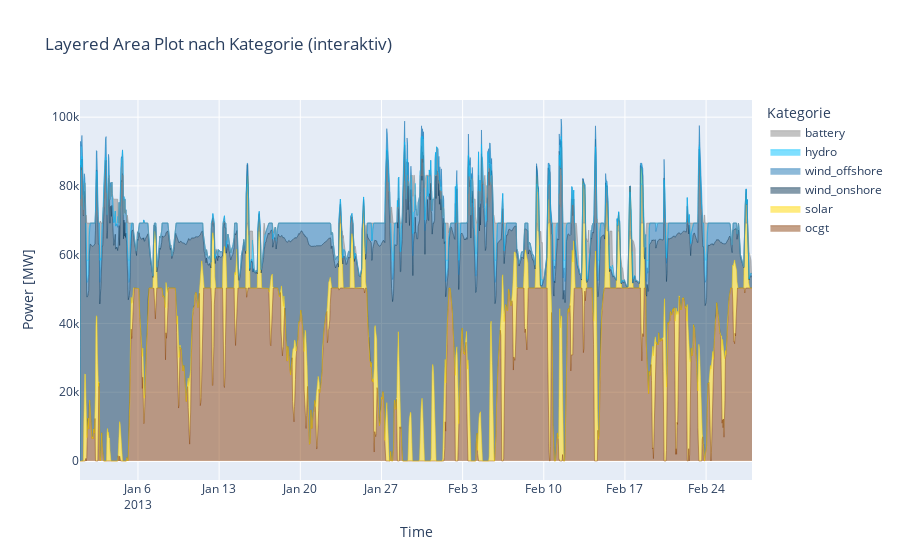

The cell this chart's notebook holds for it:
### Markdown cell above
# 2. YEARLY Dispatch

# 2.1. Chronological stacked area plot

### Code cell
query = f"SELECT * FROM unit_dispatch where simulation = '{scenario}_{study_case}'"
dispatch_df = pd.read_sql(query, db)
dispatch_df = dispatch_df.drop_duplicates(subset=["time", "unit"], keep="first")

dispatch_df = dispatch_df.sort_values("time")

# Plot daily merit order curves (one line per day) with cumulative power on the x-axis

dispatch_df["time"] = pd.to_datetime(dispatch_df["time"])
dispatch_df["date"] = dispatch_df["time"].dt.date

# Füge eine Spalte mit der Oberkategorie hinzu
dispatch_df["category"] = dispatch_df["unit"].map(unit_mapping)

# Summiere die Leistung pro Kategorie und Zeit
category_power = (
    dispatch_df.groupby(["time", "category"])["power"].sum().unstack(fill_value=0)
)

# Definiere ein Farbschema passend zu den Kategorien
category_colors = {
    "wind_onshore": "#0b3757",  # Dunkelblau
    "wind_offshore": "#1f77b4",  # Blau
    "solar": "#ffd700",  # Gelb
    "battery": "#888888",  # Grau
    "hydro": "#00bfff",  # Hellblau
    "ocgt": "#8B4513",  # Braun
    # Füge weitere Kategorien und Farben nach Bedarf hinzu
}

# Entferne demand
category_power_no_demand = category_power.drop(columns="demand", errors="ignore")

# Stelle sicher, dass die Farben zur Reihenfolge der Spalten passen
colors = [
    category_colors.get(cat, "#cccccc") for cat in category_power_no_demand.columns
]


# Reihenfolge von unten nach oben (die letzte Kategorie liegt ganz oben)
layer_order = ["ocgt", "solar", "wind_onshore", "wind_offshore", "hydro", "battery"]
bottom = np.zeros(len(category_power_no_demand))


fig = go.Figure()

bottom = np.zeros(len(category_power_no_demand))
for cat in layer_order:
    if cat in category_power_no_demand.columns:
        fig.add_trace(
            go.Scatter(
                x=category_power_no_demand.index,
                y=bottom + category_power_no_demand[cat],
                mode="lines",
                line=dict(width=0.5, color=category_colors.get(cat, "#cccccc")),
                fill="tonexty",
                name=cat,
            )
        )
        bottom += category_power_no_demand[cat].values

fig.update_layout(
    title="Layered Area Plot nach Kategorie (interaktiv)",
    xaxis_title="Time",
    yaxis_title="Power [MW]",
    legend_title="Kategorie",
    hovermode="x unified",
)
fig.show()

### Figure 1 — Plotly figure (JSON) as saved in the notebook; plotly's stock layout.template omitted (floating-point values rounded to 4 significant figures; data arrays with more than 128 entries replaced by an {"elided": "..."} marker saying what was removed)
{"data": [{"fill": "tonexty", "line": {"color": "#8B4513", "width": 0.5}, "mode": "lines", "name": "ocgt", "type": "scatter", "x": {"elided": "1392 str values"}, "y": {"elided": "1392 float values"}}, {"fill": "tonexty", "line": {"color": "#ffd700", "width": 0.5}, "mode": "lines", "name": "solar", "type": "scatter", "x": {"elided": "1392 str values"}, "y": {"elided": "1392 float values"}}, {"fill": "tonexty", "line": {"color": "#0b3757", "width": 0.5}, "mode": "lines", "name": "wind_onshore", "type": "scatter", "x": {"elided": "1392 str values"}, "y": {"elided": "1392 float values"}}, {"fill": "tonexty", "line": {"color": "#1f77b4", "width": 0.5}, "mode": "lines", "name": "wind_offshore", "type": "scatter", "x": {"elided": "1392 str values"}, "y": {"elided": "1392 float values"}}, {"fill": "tonexty", "line": {"color": "#00bfff", "width": 0.5}, "mode": "lines", "name": "hydro", "type": "scatter", "x": {"elided": "1392 str values"}, "y": {"elided": "1392 float values"}}, {"fill": "tonexty", "line": {"color": "#888888", "width": 0.5}, "mode": "lines", "name": "battery", "type": "scatter", "x": {"elided": "1392 str values"}, "y": {"elided": "1392 float values"}}], "layout": {"hovermode": "x unified", "legend": {"title": {"text": "Kategorie"}}, "title": {"text": "Layered Area Plot nach Kategorie (interaktiv)"}, "xaxis": {"title": {"text": "Time"}}, "yaxis": {"title": {"text": "Power [MW]"}}}}
